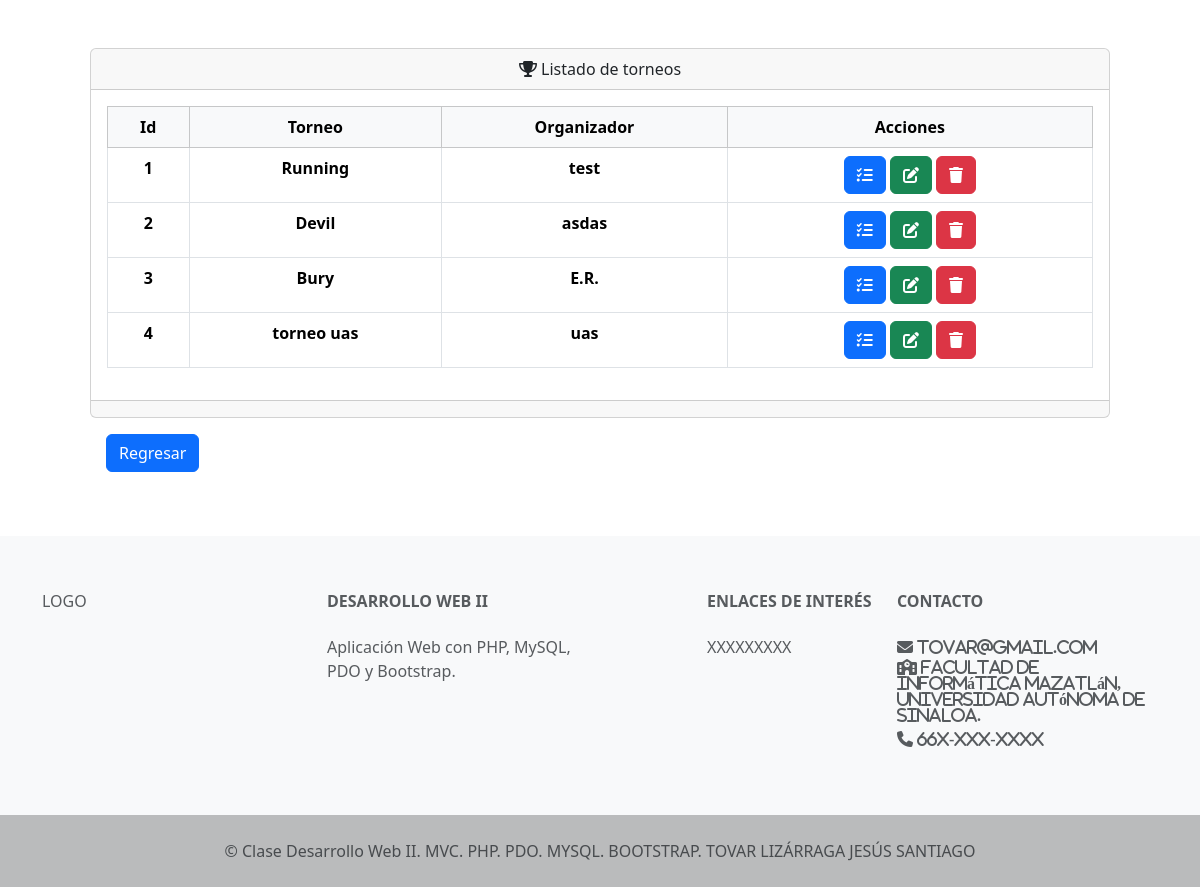
The page /final_0.14.5/final/views/admin/readAllTorneos.php (signed in) on the database as committed earlier.
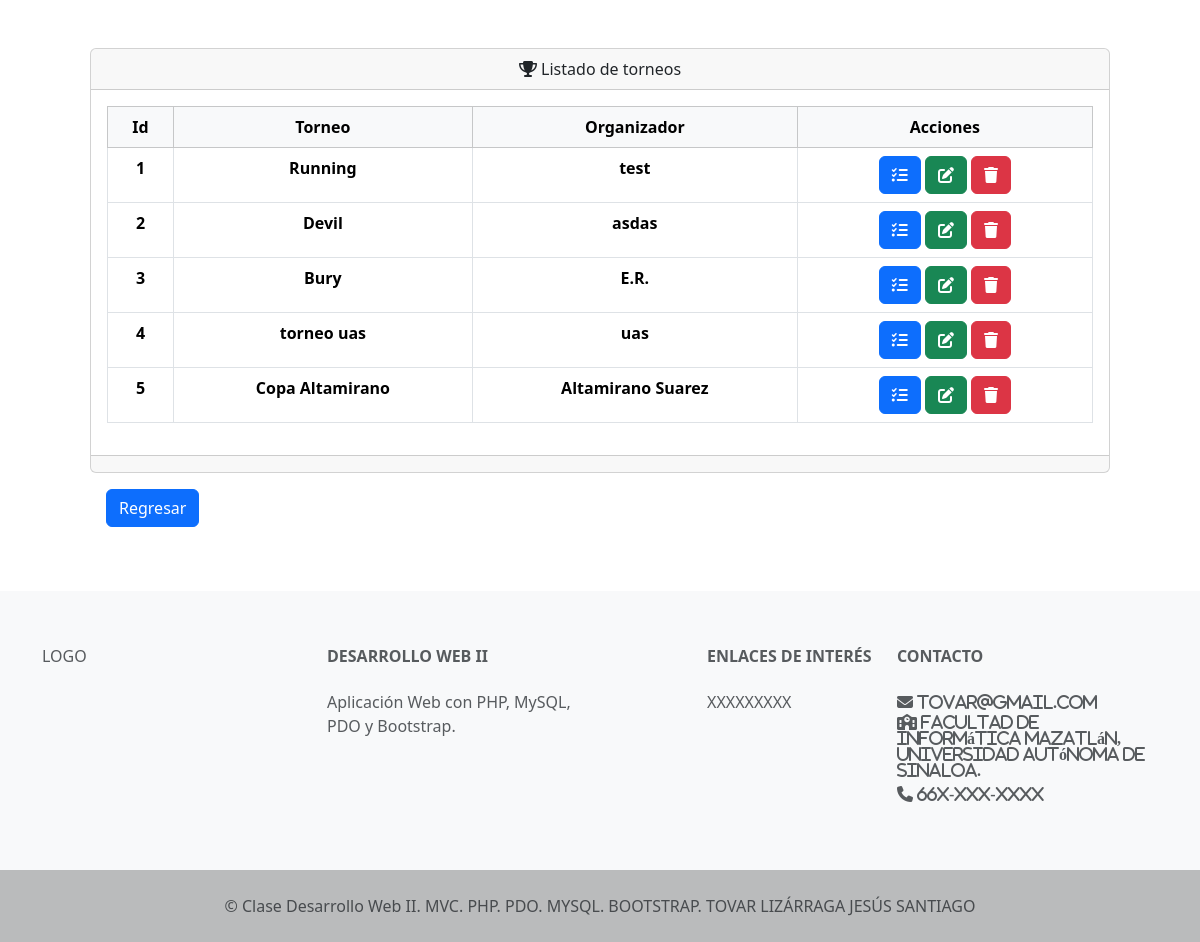
The same page on the database as committed later.
### tables this page shows
CREATE TABLE `torneos` (
  `idTorneo` int(11) NOT NULL,
  `nombreTorneo` varchar(50) NOT NULL,
  `patrocinadores` varchar(200) NOT NULL,
  `organizador` varchar(100) NOT NULL,
  `sede` varchar(50) NOT NULL,
  `premio1erLugar` varchar(50) NOT NULL,
  `premio2doLugar` varchar(50) NOT NULL,
  `premio3erLugar` varchar(50) NOT NULL,
  `otroPremio` varchar(50) NOT NULL,
  `usuarioOrganizador` varchar(50) NOT NULL,
  `contrasenaOrganizador` varchar(100) NOT NULL
);

### final_0.14.5/final/models/torneos.php (called while the page is built, shortened)
<?php
    require_once("../../config/conexion.php");
    class torneos{
        private $PDO;
        public function __construct(){
            $con = new Conexion();
            $this->PDO = $con->open();
        }
        public function read(){
            $statement = "SELECT * FROM torneos";
            $query = $this->PDO->prepare($statement);
            return ($query->execute())? $query->fetchAll() : false;
        }
    }
?>

### final_0.14.5/final/config/conexion.php (called while the page is built, shortened)
<?php
    class Conexion{
        private $server = "localhost";
        private $db = "torneosbasket";
        private $user = "root";
        private $password = "";
        public function open(){
            try{
                $this->conexion = new PDO("mysql:host=$this->server;dbname=$this->db","$this->user","$this->password");
                return $this->conexion;
            }catch (PDOException $e){
                echo "Error: ".$e->getMessage();
            }
        }
    }
?>

### final_0.14.5/final/controllers/torneosController.php (called while the page is built, shortened)
<?php
    require_once("../../models/torneos.php");
    class torneosController{
        private $model;
        function __construct(){
            $this->model = new torneos();
        }
        public function readTorneo(){
            return ($this->model->read())? $this->model->read() : false;
        }
    }
?>

### final_0.14.5/final/views/admin/readAllTorneos.php (the view, shortened to what this page needs)
<?php
    require_once("./template/header.php");
    require_once("../../controllers/torneosController.php");
    $objControl = new torneosController();
    $rows = $objControl->readTorneo();
?>
    <div class="mx-auto p-5">
        <div class="card text-center">
            <div class="card-header">
            <span><i class="fa-solid fa-trophy"></i></span> Listado de torneos
            </div>
            <div class="card-body">
                <table class="table table-hover table-bordered">
                    <thead class="table-light">
                        <tr>
                            <th scope="col">Id</th>
                            <th scope="col">Torneo</th>
                            <th scope="col">Organizador</th>
                            <th scope="col">Acciones</th>
                        </tr>
                    </thead>
                    <tbody>
                        <?php if($rows): ?>
                            <?php foreach($rows as $row): ?>
                                <tr>
                                    <th><?= $row['idTorneo'] ?></th>
                                    <th><?= $row['nombreTorneo'] ?></th>
                                    <th><?= $row['organizador'] ?></th>
                                    <th>
                                        <a href="readOneTorneo.php?id=<?=$row['idTorneo']?>" class="btn btn-primary"><span class="fa-solid fa-list-check"></span></a>
                                        <a href="updateTorneo.php?id=<?=$row['idTorneo']?>" class="btn btn-success"><span class="fa-solid fa-pen-to-square"></span></a>
                                        <button type="button" class="btn btn-danger" data-bs-toggle="modal" data-bs-target="#eliminar<?=$row['idTorneo']?>">
                                        <span class="fa-solid fa-trash"></span>
                                        </button>
                                    </th>
                                </tr>
                            <?php endforeach; ?>
                        <?php endif; ?>
                    </tbody>
                </table>
            </div>
            <div class="card-footer">
            </div>
        </div>
        <div class="mx-auto p-3">
            <a href="admin.php" class="btn btn-primary">Regresar</a>
        </div>
    </div>
<?php
    require_once("./template/footer.php");
?>

### final_0.14.5/final/views/admin/template/header.php (shortened to what this page needs)
<!doctype html>
<html lang="en">
  <head>
    <link href="https://cdn.jsdelivr.net/npm/bootstrap@5.3.2/dist/css/bootstrap.min.css" rel="stylesheet">
  </head>
  <body>
        <div class="container">

### final_0.14.5/final/views/admin/template/footer.php (shortened to what this page needs)
    </div>
  </body>
  <footer class="text-center text-lg-start bg-light text-muted">
    <section class="p-2">
        <div class="container text-center text-md-start mt-5">
            <div class="row mt-3">
                    <div class="col-md-2 col-lg-2 col-xl-2 mx-auo mb-4">
                        <h6>LOGO</h6>
                    </div>
                    <div class="col-md-3 col-lg-4 col-xl-3 mx-auto mb-4">
                        <h6 class="text-uppercase fw-bold mb-4">Desarrollo Web II</h6>
                        <p>
                            Aplicación Web con PHP, MySQL, PDO y Bootstrap.
                        </p>
                    </div>
                    <div class="col-md-2 col-lg-2 col-xl-2 mx-auo mb-4">
                        <h6 class="text-uppercase fw-bold mb-4">Enlaces de interés</h6>
                        <p>
                            XXXXXXXXX
                        </p>
                    </div>
                    <div class="col-md-4 col-lg-3 col-xl-3 mx-auo mb-4">
                        <h6 class="text-uppercase fw-bold mb-4">Contacto</h6>
                        <p>
                            <i class="fa-solid fa-envelope"> tovar@gmail.com</i>
                            <i class="fa-solid fa-school"> Facultad de Informática Mazatlán, Universidad Autónoma de Sinaloa.</i>
                            <i class="fa-solid fa-phone"> 66X-XXX-XXXX</i>
                        </p>
                    </div>
            </div>
        </div>
    </section>
    <div class="text-center p-4" style="background-color: rgba(0,0,0,0.25);">
    © Clase Desarrollo Web II. MVC. PHP. PDO. MYSQL. BOOTSTRAP. TOVAR LIZÁRRAGA JESÚS SANTIAGO
    </div>
  </footer>
</html>

Rows that differ between the two databases and show on the page:
added torneos: idTorneo "5", nombreTorneo "Copa Altamirano", organizador "Altamirano Suarez"
